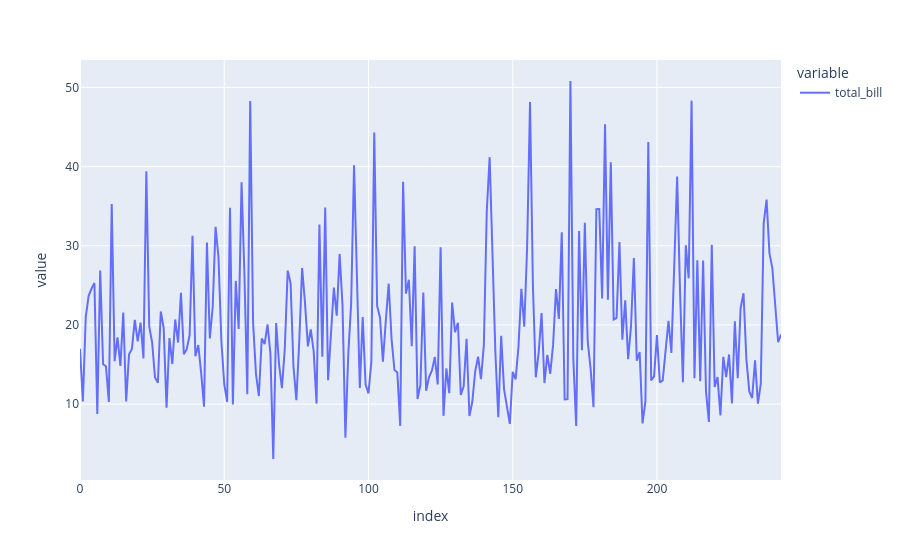

This figure's notebook cell:
### Code cell
tips['total_bill'].plot()

### Figure 1 — Plotly figure (JSON) as saved in the notebook; plotly's stock layout.template omitted (floating-point values rounded to 4 significant figures; data arrays with more than 128 entries replaced by an {"elided": "..."} marker saying what was removed)
{"data": [{"hovertemplate": "variable=total_bill<br>index=%{x}<br>value=%{y}<extra></extra>", "legendgroup": "total_bill", "line": {"color": "#636efa", "dash": "solid"}, "marker": {"symbol": "circle"}, "mode": "lines", "name": "total_bill", "orientation": "v", "showlegend": true, "type": "scatter", "x": {"elided": "244 int values"}, "xaxis": "x", "y": {"elided": "244 float values"}, "yaxis": "y"}], "layout": {"legend": {"title": {"text": "variable"}, "tracegroupgap": 0}, "margin": {"t": 60}, "xaxis": {"anchor": "y", "domain": [0, 1], "title": {"text": "index"}}, "yaxis": {"anchor": "x", "domain": [0, 1], "title": {"text": "value"}}}}
